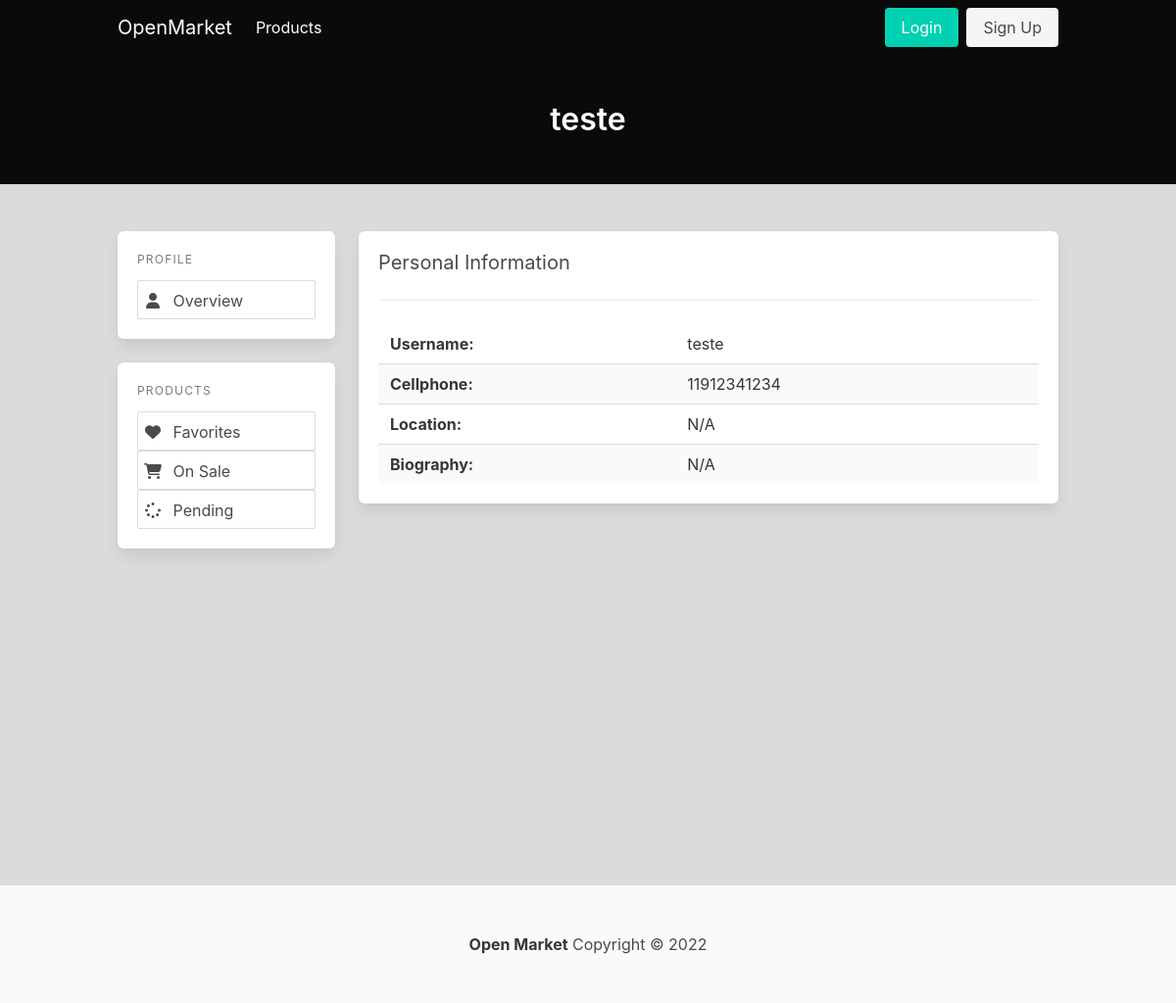
/user/2, run on the app's committed database.
### openmarket/models.py (models this page shows, shortened)
class Base(BaseModel):
    __abstract__ = True
    created = db.Column(db.DateTime, nullable=False, server_default=db.func.now())
    modified = db.Column(
        db.DateTime, nullable=False, server_default=db.func.now(), onupdate=db.func.now()
    )

class User(Base, UserMixin):
    id = db.Column(db.Integer, primary_key=True)
    username = db.Column(db.String(25), unique=True, nullable=False)
    display_name = db.Column(db.String(120), unique=False, nullable=False)
    email = db.Column(db.String(100), unique=True, nullable=False)
    bio = db.Column(db.String, nullable=True)
    password = db.Column(db.String(60), nullable=False)
    is_admin = db.Column(db.Boolean, default=False, nullable=False)
    phone = db.Column(db.String, nullable=False)
    gender = db.Column(db.String, nullable=True, default=None)
    birthday = db.Column(db.Date, nullable=True)
    location = db.Column(db.String, nullable=True)
    products = db.relationship("Product", back_populates="seller")
    favorites = db.relationship("Favorites")

### openmarket/routes.py (the view)
@app.route("/user/<int:id>")
def profile(id):
    user = db.session.execute(db.select(User).where(User.id == id)).scalar()
    if current_user.is_authenticated and current_user.is_admin:
        return render_template("user/profile/profile.html", user=user)
    if user and not user.is_admin:
        return render_template("user/profile/profile.html", user=user)
    abort(404)

### openmarket/templates/user/profile/profile.html
{% extends 'user/profile/base_profile.html' %}
{% block page_content %}
  <div class="box">
    <p class="subtitle">Personal Information</p>
    <hr>
    <table class="table is-striped is-hoverable" id="profile-info">
      <tbody>
        <tr>
          <th>Username:</th>
          <td>{{ user.username }}</td>
        </tr>
        <tr>
          <th>Cellphone:</th>
          <td>{{ user.phone }}</td>
        </tr>
        <tr>
          <th>Location:</th>
          <td>{{ user.location or "N/A" }}</td>
        </tr>
        <tr>
          <th>Biography:</th>
          <td>{{ user.bio or "N/A" }}</td>
        </tr>
      </tbody>
    </table>
  </div>
{% endblock page_content %}

### openmarket/templates/user/profile/base_profile.html (shortened to what this page needs)
{% extends "base.html" %}
{% from '_utils.html' import render_icon_link %}
{% block content %}
  <section class="hero is-black">
    <div class="hero-body">
      <div class="container has-text-centered">
        <p class="title">{{ user.display_name }}</p>
      </div>
    </div>
  </section>
  <section class="section">
    <div class="container">
      <div class="columns">
        <div class="column is-3">
          <aside class="menu">
            <div class="menu-section box">
              <p class="menu-label">Profile</p>
              <ul class="menu-list">
                <li>{{ render_icon_link("fa-user", "Overview", target=url_for('profile', id=user.id)) }}</li>
              </ul>
            </div>
            <div class="menu-section box">
              <p class="menu-label">Products</p>
              <ul class="menu-list">
                <li>
                  <a href="{{ url_for('user_favorites', id=user.id) }}"
                     class="button has-text-left">
                    <span class="icon is-small">
                      <i class="fas fa-heart"></i>
                    </span>
                    <span>Favorites</span>
                  </a>
                </li>
                <li>
                  <a href="{{ url_for('profile_products', id=user.id) }}"
                     class="button has-text-left">
                    <span class="icon is-small"><i class="fas fa-cart-shopping"></i></span>
                    <span class="">On Sale</span>
                  </a>
                </li>
                <li>
                  <a href="{{ url_for('profile_pending', id=user.id) }}"
                     class="button has-text-left">
                    <span class="icon is-small"><i class="fas fa-spinner"></i></span>
                    <span class="">Pending</span>
                  </a>
                </li>
              </ul>
            </div>
          </aside>
        </div>
        <div class="column is-9">
          {% block page_content %}
          {% endblock page_content %}
        </div>
      </div>
    </div>
  </section>
{% endblock content %}

### openmarket/static/css/style.css (style rules this page uses)
html, body, main { background: hsl(0, 0%, 86%); width: 100%; height: 100vh; }
#profile-info { width: 100%; }
#profile-info th { width: 45%; }
#profile-info td { width: 55%; }

### data on the page
User: display_name "teste", username "teste", phone "11912341234", location "N/A", bio "N/A"

### other printed values
{{ text }} "Overview"
